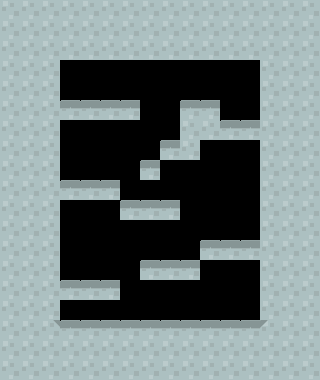

A level layout from a 2D game, rendered from its tile map. Below: a short description, then the map file with tile-grid data replaced by summaries:
An orthogonal 16x19 tile map with 20x20 px tiles, 1 tile layer (Tile Layer 1) and 5 objects (4x ENTITY_ENEMY, ITEM_KEY).

<map version="1.2" tiledversion="1.2.3" orientation="orthogonal" renderorder="right-down" width="16" height="19" tilewidth="20" tileheight="20" infinite="0" nextlayerid="7" nextobjectid="9">
 <tileset firstgid="1" source="../../HW#4/NYUCodebase/MySprites.tsx" />
 <layer id="6" name="Tile Layer 1" width="16" height="19">
  <data>[304 cells, 202 non-empty, 5 distinct tile ids]</data>
 </layer>
 <objectgroup id="5" name="ObjectLayer">
  <object id="2" name="Key" type="ITEM_KEY" gid="46" x="240" y="120" width="20" height="20" />
  <object id="3" name="Ghost" type="ENTITY_ENEMY" gid="446" x="120" y="100" width="20" height="20" />
  <object id="4" name="Ghost" type="ENTITY_ENEMY" gid="446" x="80" y="180" width="20" height="20" />
  <object id="5" name="Ghost" type="ENTITY_ENEMY" gid="446" x="220" y="240" width="20" height="20" />
  <object id="6" name="Ghost" type="ENTITY_ENEMY" gid="446" x="80" y="280" width="20" height="20" />
 </objectgroup>
</map>
